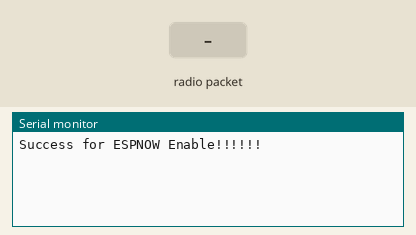
This program was run on a simulated ESP32. Parts: the last lines printed to the serial monitor. Inputs (shaded band) come from the test bench.

Above: at 1.2 s.
1.3 s: radio packet "1" arrives
At 2.2 s:
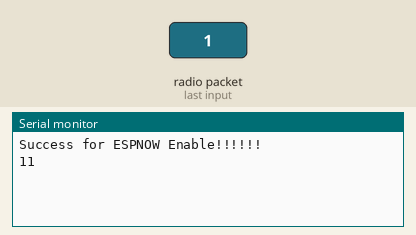
2.8 s: radio packet "0" arrives
At 3.3 s:
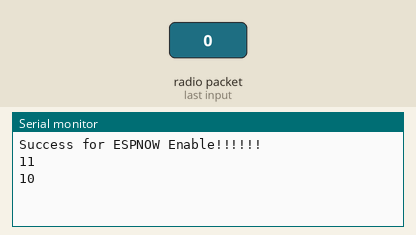
4.3 s: radio packet "2" arrives
At 5.6 s:
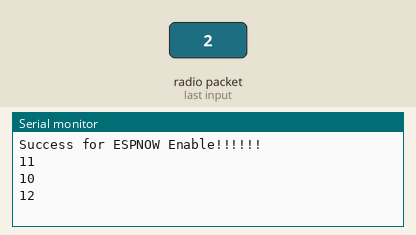

The program:

main.cpp
```cpp
#include <Arduino.h>
#include "WiFi.h"
#include "esp_now.h"

/* 와이파이 관련 변수들 정의*/
//board macAddress to send data (내가 board A이면 보드 B가 dest가 되고, 또 그 반대)
byte boardA[] = {0xE8,0x68,0xE7,0x0B,0xBA,0xD0};
byte boardB[] = {0x24,0x6F,0x28,0xB3,0xF5,0x60};
esp_now_peer_info_t dest;

// put function declarations here:
int myFunction(int, int);
void wifiSetup();
void OnDataRecv(const uint8_t *mac, const uint8_t *data, int len);
void OnDataSent(const uint8_t *mac_addr, esp_now_send_status_t status);

void setup() {
  // put your setup code here, to run once:
  int result = myFunction(2, 3);
}

void loop() {
  // put your main code here, to run repeatedly:
}

// put function definitions here:
int myFunction(int x, int y) {
  Serial.begin(115200);
  // Serial.print(" macAddress of board B : ");
  // Serial.println(WiFi.macAddress());
  wifiSetup();

  return x + y;
}

void wifiSetup() {
  // Serial.print("My macAddress(board B) : ");
  // Serial.println(WiFi.macAddress());

  //제일 먼저 할 일 -> 와이파이 모드를 스테이션 모드로 설정!
  WiFi.mode(WIFI_STA);
  //espnow 기능을 활성화 한다.
  if(esp_now_init() != 0) {
    Serial.println("Failed to ESPNOW Enable!!!");
    return;
  }
  else {
    //ESP Enable Success
    Serial.println("Success for ESPNOW Enable!!!!!!");
  }
  //나의 peer를 등록한다.
  /*(내가 누군가에게 데이터를 보낼 때 그 상대방의 peer를 등록한다.즉 수신 측의 주소를 등록한다.)
  만일 그 상대방이 나에게 데이터를 전송 하려고하면 나의 주소를 peer로 그 쪽 보드에 등록해야 한다. 즉 수신하는 쪽은
  peer 등록을 할 필요가 없다!!!
  */
  //상대방 보드의 macAddress를 대입한다.
  for(int i = 0; i < 6; i++) {
    dest.peer_addr[i] = boardA[i];  //board B가 board A로 전송하겠다는 의미
  }
  //상대방의 채널을 설정
  /* 그런데 외부 WiFi(iPTime WiFi 공유기 같은)와 연결할 때는 9번 채널을 사용한다!*/
  dest.channel = 1;
  dest.encrypt = false;
  //최종적으로 나의 목적지 주소를 등록한다.
  esp_now_add_peer(&dest);
  //송신완료 콜백함수 등록
  esp_now_register_send_cb(OnDataSent);
  //수신완료 콜백함수 등록
  esp_now_register_recv_cb(OnDataRecv);
}

//송신콜백 함수 원형:
//void OnDataSent(uint8_t *mac, uint8_t status) {}
/* 이 함수는 ESP32 보드가 데이터를 전송하고 데이터가 성공적으로 다 전송되었을 때 호출되는 함수이다.
   즉 데이터를 전송하기 위해 전송 함수를 실행하고 다른 함수들을 실행하여도 전송이 완료되었을 때를
   인터럽트 콜백 함수로 알려주기 때문에 프로그램이 블록킹 되지 않는다. */
void OnDataSent(const uint8_t *mac_addr, esp_now_send_status_t status) {
  //status가 0일때 송신 완료
  if(status == 0) {
    Serial.println("Sent successfully!!!");
  }
  else {
    Serial.println("Failed to send!");
  }
}

//수신콜백 함수 원형:
//void OnDataRecv(uint8_t *mac, uint8_t *data, uint8_t len) {}
/* 이 함수는 다른 ESP32보드가 내 보드로 데이터를 전송 했을 때 호출되는 함수이다. */
void OnDataRecv(const uint8_t *mac, const uint8_t *data, int len) {
  String text = "";
  for(int i = 0; i < len; i++) {
    text += (char)data[i];
  }
  Serial.print(len);
  Serial.println(text);
}
```

Measured:
- after the input at 1.3 s, the serial monitor: prints a new line at once (image 1)
- after the input at 2.8 s, the serial monitor: prints a new line at once (image 2)
- after the input at 4.3 s, the serial monitor: prints a new line at once (image 3)
